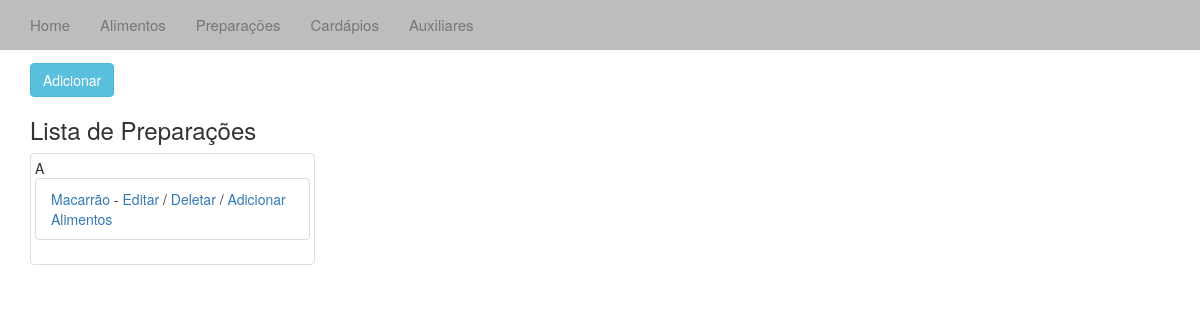
The app's page /prepara/, older data.
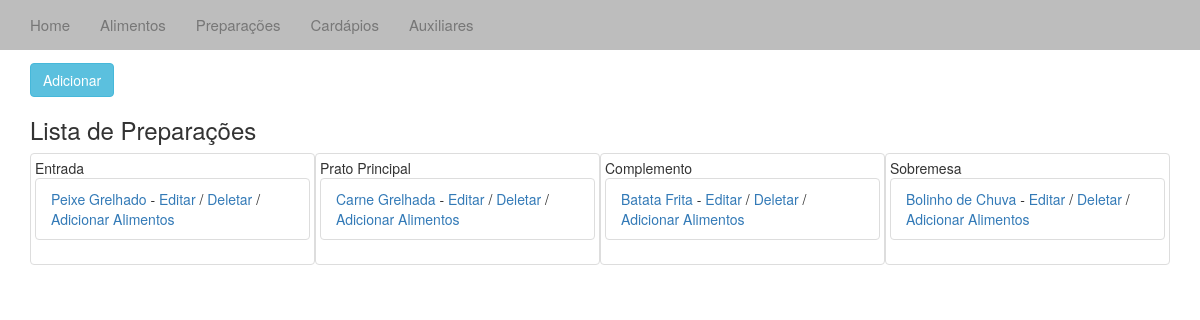
The same page, newer data.
### cardapio/models.py (models this page shows, shortened)
class Aux(models.Model):
	tipo = models.IntegerField(max_length=1)
	desc = models.CharField(max_length=4)

class Prepara(models.Model):
	desc = models.CharField(max_length=40)
	inNatura = models.IntegerField(max_length=1)
	enxofre = models.IntegerField(max_length=1)
	cor = models.CharField(max_length=10)
	tipoPrep = models.CharField(max_length=40)
	coccao = models.CharField(max_length=40)

### cardapio/views.py (the view)
# urls.py: url(r'^prepara/', 'cardapio.views.prepara', name='prepara'),
def prepara(request):
	p_list = Prepara.objects.all()
	aux_list = Aux.objects.all()
	context = {'p_list':p_list,'aux_list':aux_list}
	return render_to_response('prepara.html', context)

### templates/prepara.html (shortened to what this page needs)
{% extends "base.html" %}
{% block body%}
<div class="container-fluid">
	<div class="container">
			<h2>Auxiliares</h2>
			<a href="/addprepara/"><button type="button" class="btn btn-info">Adicionar</button></a>
			<h3>Lista de Preparações</h3>
		{% if p_list %}
			{% for t in aux_list %}
				{% if t.tipo == 2 %}
				<div class="thumbnail col-sm-3">
					{{ t.desc }}
					{% for a in p_list %}
					{% if a.tipoPrep == t.desc %}
					<ul class="list-group">
					<li class="list-group-item">
						<a href="/verprepara/{{ a.id }}"> {{ a.desc }}</a> -
						<a href="/editprepara/{{ a.id }}"> Editar</a> /
						<a href="/deleteprepara/{{ a.id }}"> Deletar </a> /
						<a href="/prep_alimentos/{{ a.id }}"> Adicionar Alimentos </a>
					</li>
					</ul>
					{% endif %}
				{% endfor %}
				</div>
				{% endif %}
			{% endfor %}
		{% endif %}
</div>
{% endblock %}

### templates/base.html (shortened to what this page needs)
<!DOCTYPE html PUBLIC "-//W3C//DTD HTML 4.01//EN" "http://www.w3.org/TR/html4/strict.dtd">
{% load static %}
<html>
<head>
  <link rel="stylesheet" href="{% static "css/bootstrap.css" %}" />
  <link href="{% static "css/bootstrap-transfer.css" %} rel="stylesheet">
</head>
<body>
<div id="custom-bootstrap-menu" class="navbar navbar-default navbar-fixed-top" role="navigation">
    <div class="container-fluid">
        <div class="collapse navbar-collapse navbar-menubuilder">
            <ul class="nav navbar-nav navbar-left">
                <li><a href="/index/">Home</a>
                </li>
                <li><a href="/alimentos/">Alimentos</a>
                </li>
                <li><a href="/prepara/">Preparações</a>
                </li>
                <li><a href="#">Cardápios</a>
                </li>
                <li><a href="/aux/">Auxiliares</a>
                </li>
            </ul>
        </div>
    </div>
</div>
	{% block body %} {% endblock %}
</body>
</html>

Row changes from the older to the newer data that the page shows:
removed Aux: desc "A"
removed Prepara: desc "Macarrão", shown under "A"
added Aux: desc "Entrada"
added Prepara: desc "Peixe Grelhado", shown under "Entrada"
added Aux: desc "Prato Principal"
added Prepara: desc "Carne Grelhada", shown under "Prato Principal"
added Aux: desc "Complemento"
added Prepara: desc "Batata Frita", shown under "Complemento"
added Aux: desc "Sobremesa"
added Prepara: desc "Bolinho de Chuva", shown under "Sobremesa"
